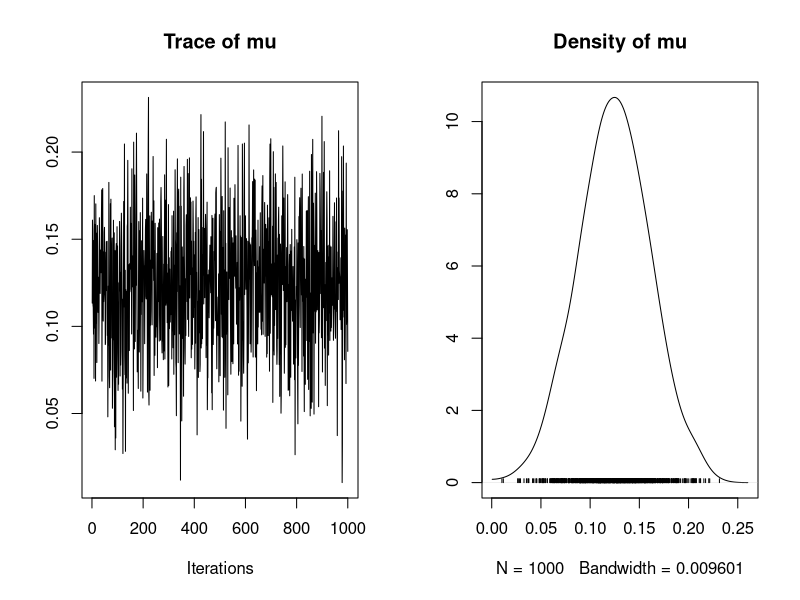
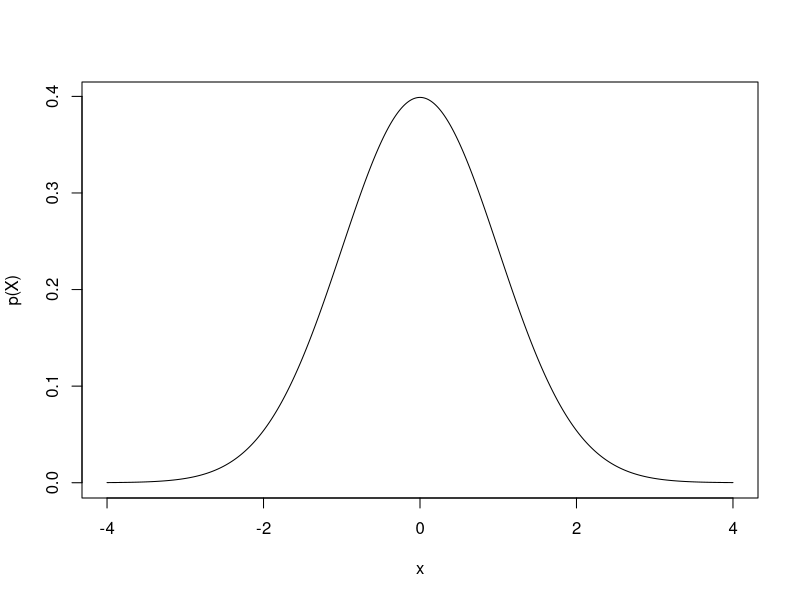
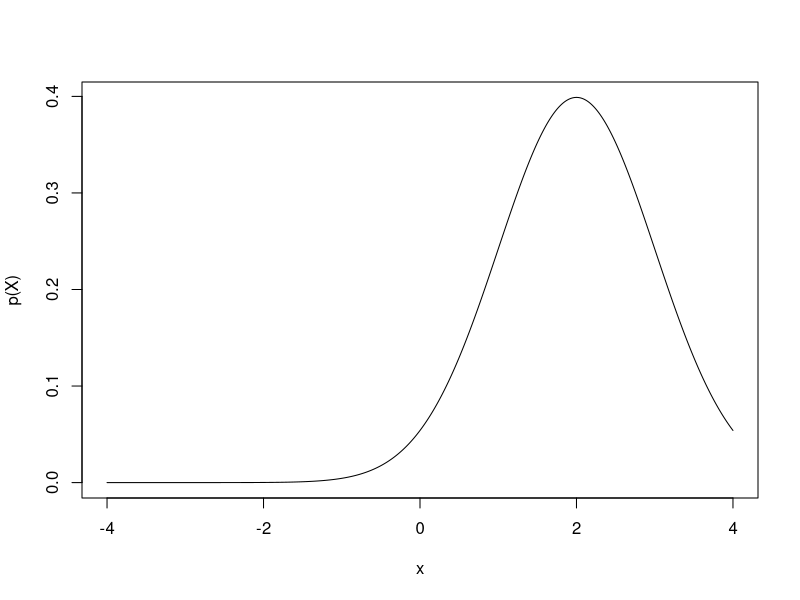
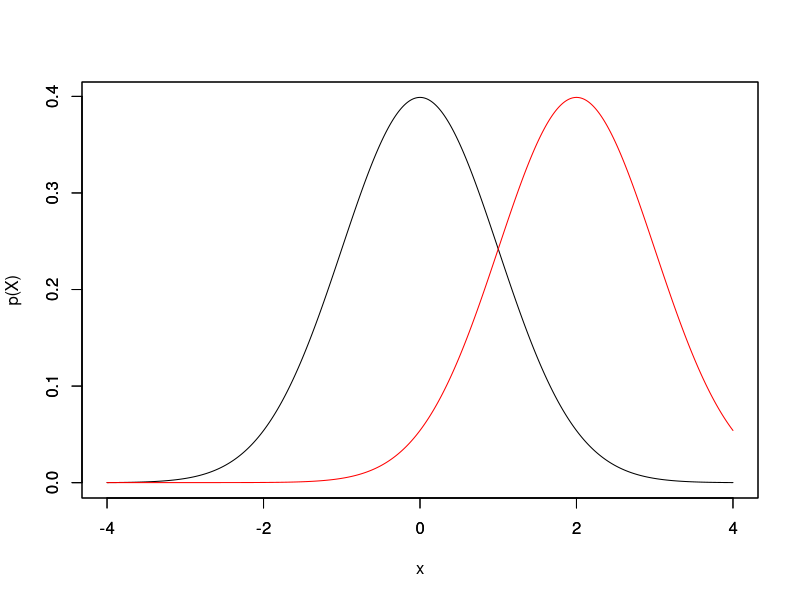

Generate these figures, in order, with R:
## MCMC for conjugate Normal distribution
# 19/10/2017

# Prior distiribution of theta has a mean of 0 and variance of 1
# Observation of data has an unknown mean and a variance of 1

####################################################### 
## Use MCMCpack as a comparison for my manual method ##
#######################################################

# Test my manual method against this
library("MCMCpack")
# The data, known variance of data, prior mean of mu, prior variance of mu, number of MC draws
# don't know mean of data!
x <- seq(-2, 6, 0.01)
D <- dnorm(x, 2, 1) # A vector of observed data
mcmc_package <- MCnormalnormal(D, 1, 0, 1, mc = 1000)
plot(mcmc_package)
var(mcmc_package)
mean(mcmc_package)

######################
## My manual method ##
######################

# Make prior distribution of theta have a mean = 0 and variance = 1
set.seed(1)
xseq <- seq(-4, 4, .01)
prior <- dnorm(xseq, 0, 1)
plot(xseq, prior, xlim=c(-4, 4), type='l', ylab="p(X)", xlab="x")

# Make observation mean = 2 and variance = 1 - in real life I wouldn't know the mean but I need to make data
D <-  dnorm(xseq, 2, 1)
plot(xseq, D, xlim=c(-4, 4), type='l', ylab="p(X)", xlab="x")

# Plot both the prior and the observation
plot(xseq, prior, xlim=c(-4, 4), type='l', ylab="p(X)", xlab="x")
par(new=T)
plot(xseq, D, xlim=c(-4, 4), type='l', ylab="", xlab="", col = "red")
